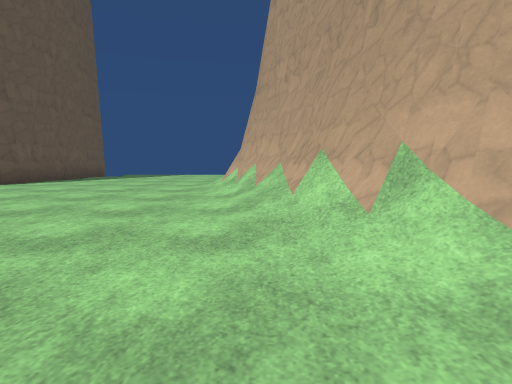
View 1 (above)

16 first-person views from a walk through a Godot game level. The camera is 1.2 m above the floor, tilts 6° down and sees 80° across. The floor is counted in squares, 2 m on a side. Each view is taken from the middle of a square. On the plan, view 1 faces up. The plan holds only what a view shows up to about 9 squares ahead; the rest is blank. The place goes on beyond the plan. Characters and animated objects are left out. Surface patterns are stand-ins for the level's own textures.

View 2
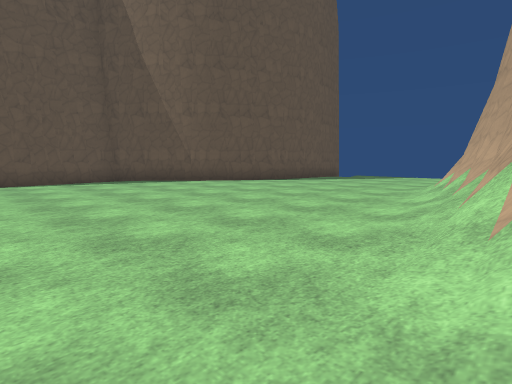

View 3
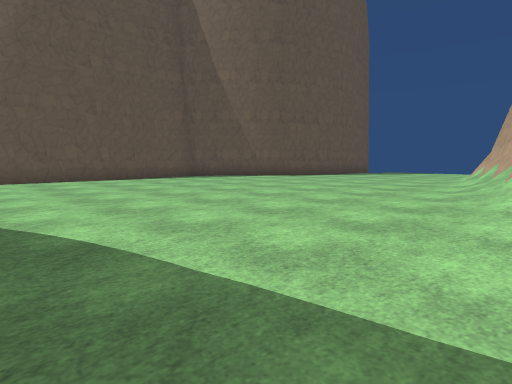

View 4
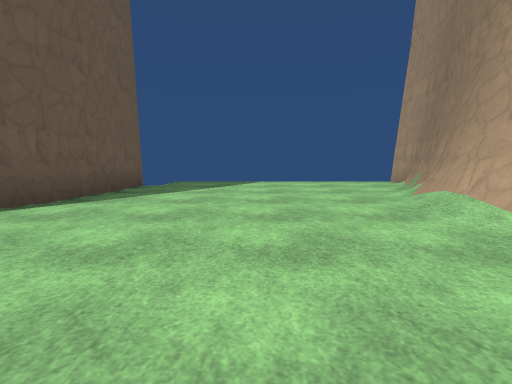

View 5
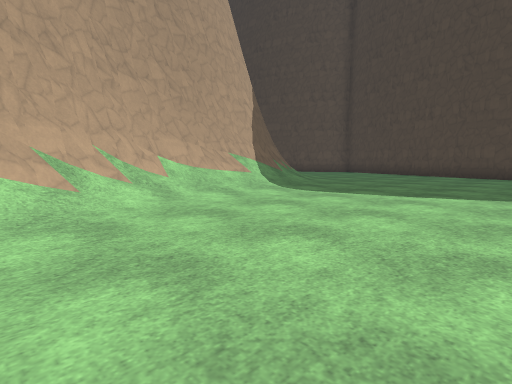

View 6
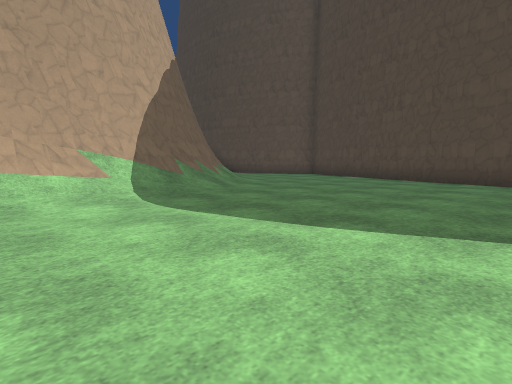

View 7
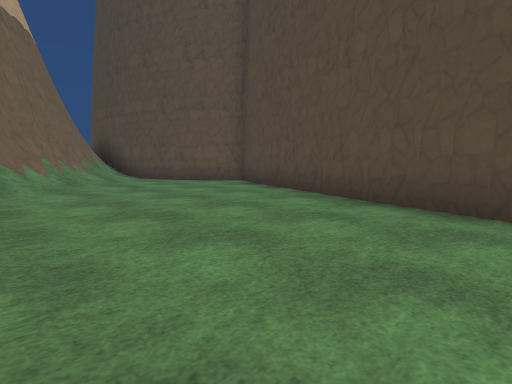

View 8
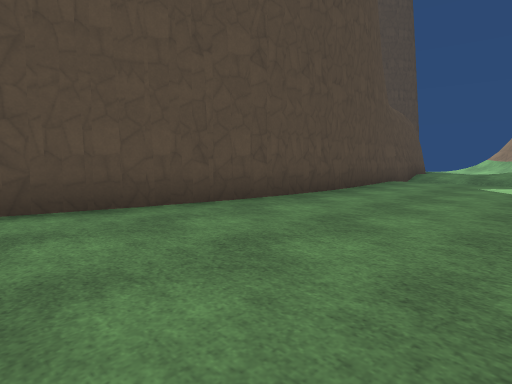

View 9
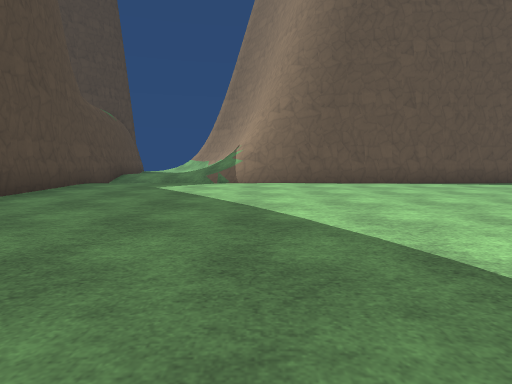

View 10
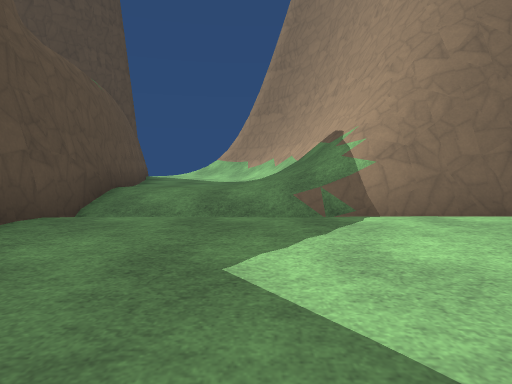

View 11
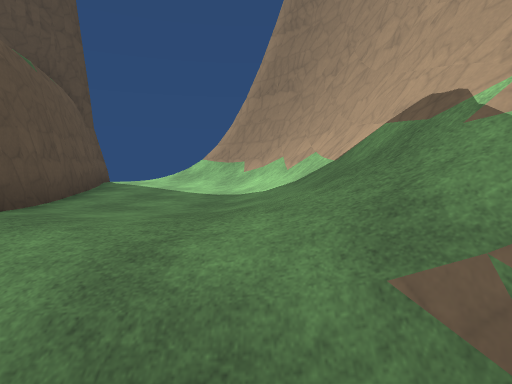

View 12
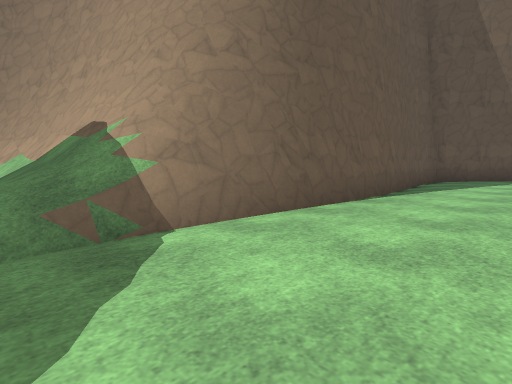

View 13
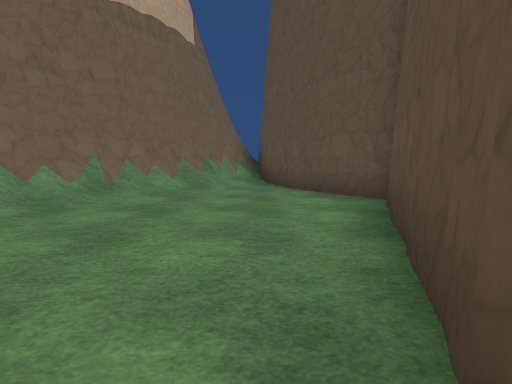

View 14
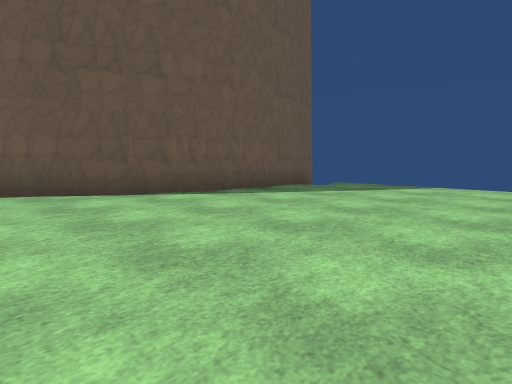

View 15
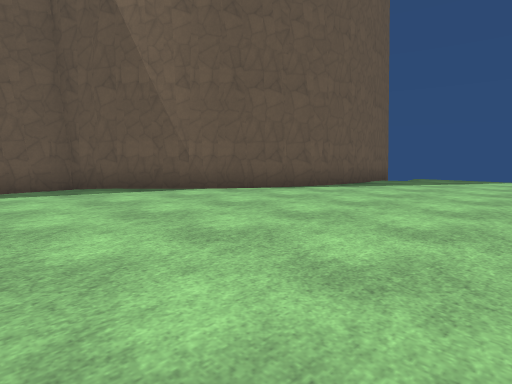

View 16
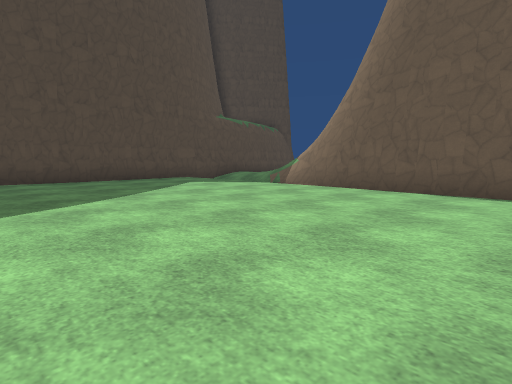

### Floor plan
Key: @ floor where view 1 was taken; # wall or solid block; . main floor; : floor 0.25 m higher than the main floor; / step, stairs or slope; = window, fence, low wall or low ledge; ^ raised ledge.
Columns run from 17 left of view 1 to 9 right of it. Each row starts with its distance up from view 1.
 13            #      #
 12            #......#
 11            #......#
 10            #.....##
  9            #.....#
  8           ##..../#
  7           #...../#
  6          ##...../#
  5        ###.......##
  4        #........./#
  3        #........./##
  2        #.........//#
  1        #........../#
  0        #.........@/=
 -1        #........../=^
 -2        #..........//^
 -3       ##.........../^
 -4     ^###.........../=^
 -5   ^^=///............/^^
 -6 #^//////............//=^
 -7 #//...//............../=##
 -8 //...://...............//##
 -9 ../##############.......//#
-10 ####            ####...####
-11                    #####

Positions as (right, up) in squares from view 1, and headings:
1: (0, 0), facing up
2: (1, 0), facing up-left
3: (1, -3), facing up-left
4: (-3, 4), facing up
5: (-3, 3), facing down-right
6: (-3, 0), facing down-right
7: (-2, -5), facing down-right
8: (0, -5), facing down-left
9: (-1, -4), facing left
10: (-6, -6), facing left
11: (-9, -6), facing left
12: (-7, -6), facing up-left
13: (0, -9), facing right
14: (-1, 5), facing up-left
15: (-2, 2), facing up-left
16: (-3, 1), facing down-left
